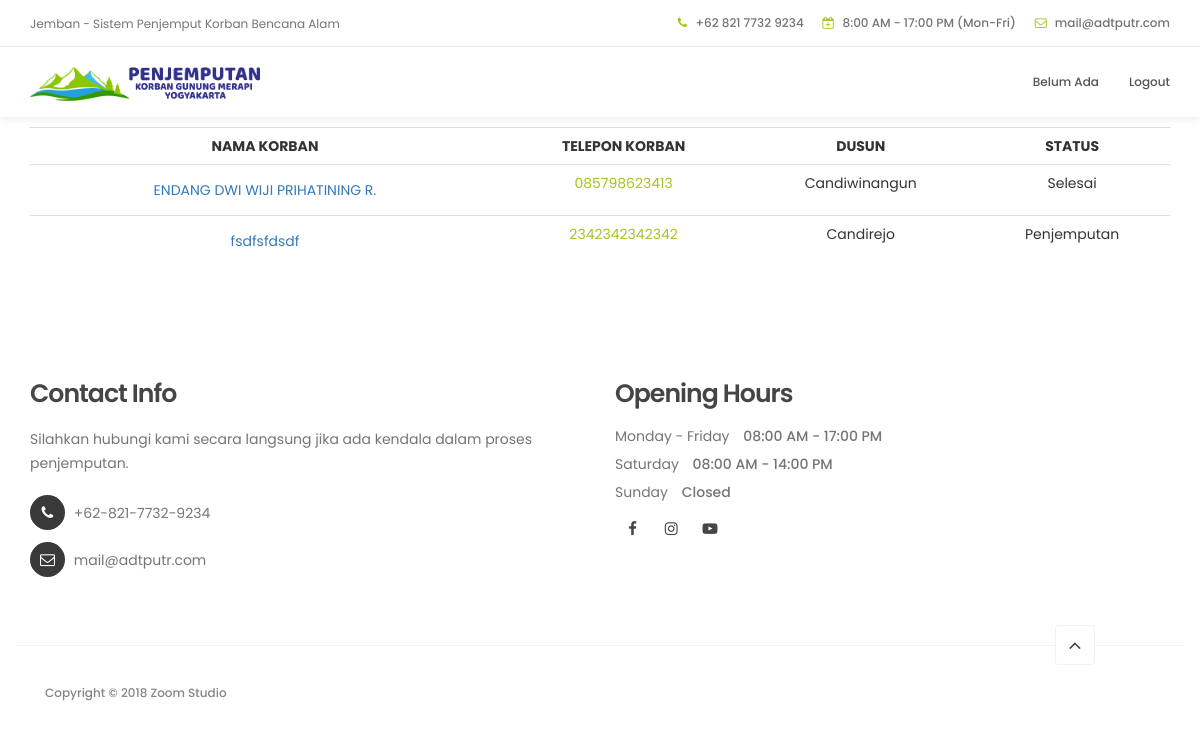
Screenshot of /view/home_admin.php (signed in) with the database file from the repository.
### tables this page shows
CREATE TABLE `jemput` (
  `nik_pelapor` varchar(16) NOT NULL,
  `nama_pelapor` varchar(100) NOT NULL,
  `telepon_pelapor` varchar(15) DEFAULT NULL,
  `nik_korban` varchar(16) NOT NULL,
  `nama_korban` varchar(100) DEFAULT NULL,
  `telepon_korban` varchar(15) DEFAULT NULL,
  `j_lansia` int(8) NOT NULL,
  `j_bayi` int(8) NOT NULL,
  `j_anak` int(8) NOT NULL,
  `j_remaja` int(8) NOT NULL,
  `j_dewasa` int(8) NOT NULL,
  `j_sapi` int(8) NOT NULL,
  `j_kambing` int(8) NOT NULL,
  `j_ungas` int(8) NOT NULL,
  `j_kucing` int(8) NOT NULL,
  `kecamatan` varchar(16) NOT NULL,
  `kelurahan` varchar(16) NOT NULL,
  `dusun` varchar(16) NOT NULL,
  `alamat_detail` varchar(255) NOT NULL,
  `status` varchar(20) NOT NULL,
  `nama_lengkap` varchar(255) NOT NULL
);

### view/home_admin.php (the view, shortened to what this page needs)
<?php
if (!isset($_SESSION['id_admin'])) {
  echo '<script>window.alert("Maaf, anda wajib login dahulu");window.location=("../index.php");</script>';
}
else{
  include "../conf/koneksi.php";
  $id_admin = $_SESSION['id_admin'];
  $sql = "SELECT * FROM admin WHERE id_admin = '$id_admin'";
  $hasil=$koneksi->query($sql);
  $cetak=$hasil->fetch_assoc();
  extract($cetak);
}
?>
<!DOCTYPE html>
<html lang="en" dir="ltr">
  <head>
    <link rel="stylesheet" href="../style/css/bootstrap.min.css">
    <link rel="stylesheet" href="../style/css/font-awesome.min.css">
    <link rel="stylesheet" href="../style/css/animate.css">
    <link rel="stylesheet" href="../style/css/owl.carousel.css">
    <link rel="stylesheet" href="../style/css/owl.theme.default.min.css">
    <link rel="stylesheet" href="../style/css/tooplate-style.css">
  </head>
  <body id="top" data-spy="scroll" data-target=".navbar-collapse" data-offset="50">
    <header>
      <div class="container">
        <div class="row">
          <div class="col-md-4 col-sm-5">
            <p>Jemban - Sistem Penjemput Korban Bencana Alam</p>
          </div>
          <div class="col-md-8 col-sm-7 text-align-right">
            <span class="phone-icon"><i class="fa fa-phone"></i><a href="tel:+6282177329234"> +62 821 7732 9234</a></span>
            <span class="date-icon"><i class="fa fa-calendar-plus-o"></i> 8:00 AM - 17:00 PM (Mon-Fri)</span>
            <span class="email-icon"><i class="fa fa-envelope-o"></i> <a href="mailto:bangadit.irawan@gmail.com">mail@adtputr.com</a></span>
          </div>
        </div>
      </div>
    </header>
    <section class="navbar navbar-default navbar-static-top" role="navigation">
      <div class="container">
        <div class="navbar-header">
          <a href="../index.php" onClick="return confirm('Anda harus logout untuk melihat, apakah anda yakin?')">
            <img style="margin-top:10px;" src="../style/images/logo.png" width="230" alt="">
          </a>
        </div>
        <div class="collapse navbar-collapse">
          <ul class="nav navbar-nav navbar-right">
              <li><a><?php echo "$nama_lengkap";?></a></li>
              <li><a href="../model/p_logout_admin.php" onClick="return confirm('Apakah anda yakin ?')">Logout</a></li>
          </ul>
        </div>
      </div>
    </section>
    <div class="table-responsive">
    <div class="container">
      <?php
      $sql = "SELECT * FROM jemput";
      $hasil = $koneksi->query($sql);
      ?>
      <table style="margin-top:10px;" class="table table-hover text-center col-md-12">
      <tr>
        <th class="text-center">NAMA KORBAN</th>
        <th class="text-center">TELEPON KORBAN</th>
        <th class="text-center">DUSUN</th>
        <th class="text-center">STATUS</th>
      </tr>
      <?php
      if ($hasil->num_rows > 0){
        while ($baris = $hasil->fetch_assoc()){
          $nik_pelapor = $baris['nik_pelapor'];
          $nama_korban = $baris['nama_korban'];
          $telepon_korban = $baris['telepon_korban'];
          $dusun = $baris['dusun'];
          $status = $baris['status'];
      ?>
          <tr>
            <td>
              <a class='btn btn-link' href='../model/p_edit_admin.php?nik_pelapor=<?php echo "$nik_pelapor" ?>'>
              <?php echo "$nama_korban" ?>
              </a>
            </td>
            <td>
              <a style='color:#a5c422;' href='tel:<?php echo "$telepon_korban" ?>'><?php echo "$telepon_korban" ?></a>
            </td>
            <td><?php echo "$dusun" ?></td>
            <td><?php echo "$status" ?></td>
          </tr>
      <?php
        }
      }else{
        echo "<h5 style='color:red;' class='text-center'>Belum Ada Pengajuan Penjemputan</h5>";
      }
      ?>
      </table></div></div>
      <footer data-stellar-background-ratio="5">
        <div class="container">
          <div class="row">
            <div class="col-md-6 col-sm-6">
              <div class="footer-thumb">
                <h4 class="wow fadeInUp" data-wow-delay="0.4s">Contact Info</h4>
                <p>Silahkan hubungi kami secara langsung jika ada kendala dalam proses penjemputan.</p>
                <div class="contact-info">
                  <p><i class="fa fa-phone"></i> +62-821-7732-9234</p>
                  <p><i class="fa fa-envelope-o"></i> <a href="mailto:bangadit.irawan@gmail.com">mail@adtputr.com</a></p>
                </div>
              </div>
            </div>
            <div class="col-md-6 col-sm-6">
              <div class="footer-thumb">
                <div class="opening-hours">
                  <h4 class="wow fadeInUp" data-wow-delay="0.4s">Opening Hours</h4>
                  <p>Monday - Friday <span>08:00 AM - 17:00 PM</span></p>
                  <p>Saturday <span>08:00 AM - 14:00 PM</span></p>
                  <p>Sunday <span>Closed</span></p>
                </div>
                <ul class="social-icon">
                  <li><a href="https://www.facebook.com/adityacakil" class="fa fa-facebook"></a></li>
                  <li><a href="https://www.instagram.com/adtputr" class="	fa fa-instagram"></a></li>
                  <li><a href="https://www.youtube.com/channel/UCny9g9FHbEMOovZv6KLsLaQ?view_as=subscriber" class="fa fa-youtube-play"></a></li>
                </ul>
              </div>
            </div>
            <div class="col-md-12 col-sm-12 border-top">
              <div class="col-md-10 col-sm-12">
                <div class="copyright-text">
                  <p>Copyright &copy; 2018 Zoom Studio</p>
                </div>
              </div>
              <div class="col-md-2 col-sm-2 text-align-center">
                <div class="angle-up-btn">
                  <a href="#top" class="smoothScroll wow fadeInUp" data-wow-delay="1.2s"><i class="fa fa-angle-up"></i></a>
                </div>
              </div>
            </div>
          </div>
        </div>
      </footer>
  </body>
</html>

### style/css/tooplate-style.css (style rules this page uses)
body { background: #ffffff; font-family: 'Poppins', sans-serif; overflow-x: hidden; }
h1,h2,h3,h4,h5,h6 { font-weight: 600; line-height: inherit; }
h1,h2,h3,h4 { letter-spacing: -1px; }
h4 { color: #454545; font-size: 1.8em; padding-bottom: 2px; }
p { color: #757575; font-size: 14px; font-weight: normal; line-height: 24px; }
html { -webkit-font-smoothing: antialiased; }
a { color: #252525; -webkit-transition: 0.5s; transition: 0.5s; text-decoration: none !important; }
.text-align-right { text-align: right; }
.text-align-center { text-align: center; }
.border-top { border-top: 1px solid #f2f2f2; margin-top: 4em; padding-top: 2.5em; }
header { background: #ffffff; border-bottom: 1px solid #f2f2f2; display: flex; height: 45px; }
header .col-md-8 { padding-right: 0; }
header p, header span { font-size: 12px; line-height: 24px; padding-top: 12px; }
header a, header span { color: #747474; }
header span { font-weight: 500; display: inline-block; padding: 11px 15px; }
header span.date-icon { border-left: 1px solid #f2f2f2; border-right: 1px solid #f2f2f2; padding-right: 19px; padding-left: 19px; }
header span i { color: #a5c422; margin-right: 5px; }
.navbar-default { background: #ffffff; box-shadow: 0 2px 8px rgba(0,0,0,.075); border: none; margin-bottom: 0; padding: 10px; }
.navbar-default .navbar-nav li a { color: #555555; font-size: 12px; font-weight: 500; padding-right: 20px; padding-left: 20px; -webkit-transition: all ease-in-out 0.4s; transition: all ease-in-out 0.4s; }
footer { padding-top: 80px; padding-bottom: 40px; }
footer h4 { padding-bottom: 5px; }
footer a { color: #757575; }
.contact-info { padding-top: 10px; }
.contact-info .fa { background: #393939; border-radius: 100%; color: #ffffff; font-size: 15px; width: 35px; height: 35px; line-height: 35px; text-align: center; margin-right: 5px; margin-bottom: 2px; }
.opening-hours p { line-height: 18px; }
.opening-hours span { font-weight: 500; display: inline-block; padding-left: 10px; }
.copyright-text p, .footer-link a { color: #858585; font-size: 12px; font-weight: 500; }
.angle-up-btn { position: relative; bottom: 4em; display: block; }
.angle-up-btn a { background: #ffffff; border: 1px solid #f2f2f2; border-radius: 3px; font-size: 20px; color: #393939; display: inline-block; text-align: center; width: 40px; height: 40px; line-height: 38px; transition: transform 0.1s ease-in; transform: translateX(0); }
.social-icon { position: relative; padding: 0; margin: 0; }
.social-icon li { display: inline-block; list-style: none; }
.social-icon li a { border-radius: 100px; color: #464646; font-size: 15px; width: 35px; height: 35px; line-height: 35px; text-decoration: none; text-align: center; transition: all 0.4s ease-in-out; position: relative; }
@media only screen and (max-width: 1200px) { header { height: inherit; } }
@media only screen and (max-width: 1200px) { header span.date-icon { border: 0; padding-right: 0; padding-left: 0; } }
@media only screen and (max-width: 1200px) { header span.email-icon { padding-top: 0; } }
@media only screen and (max-width: 1200px) { .navbar-default .navbar-nav li a { padding-right: 15px; padding-left: 15px; } }

### rows the page displays
jemput: nama_korban "ENDANG DWI WIJI PRIHATINING R.", telepon_korban "085798623413", dusun "Candiwinangun", status "Selesai"
jemput: nama_korban "fsdfsfdsdf", telepon_korban "2342342342342", dusun "Candirejo", status "Penjemputan"

### other values shown
$nama_lengkap "Belum Ada"
